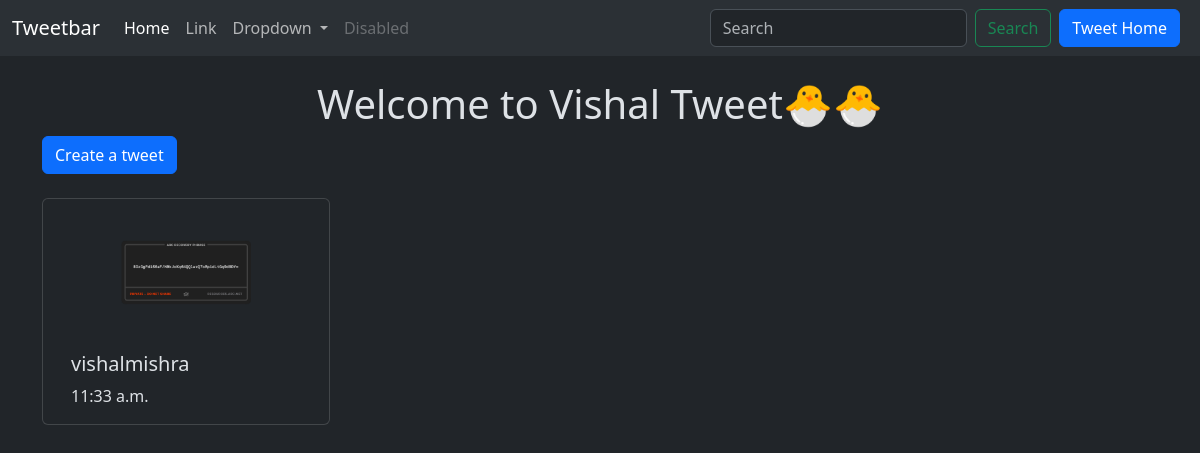
The app's page /tweet/, older data.
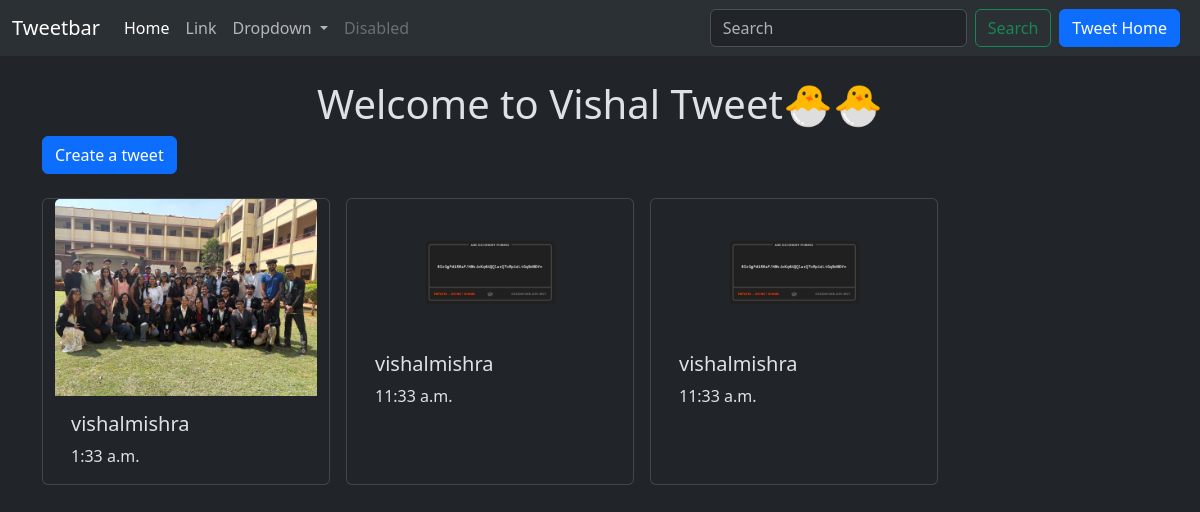
The same page, newer data.
### tweet/models.py (models this page shows)
class Tweet(models.Model):
    user = models.ForeignKey(User,on_delete=models.CASCADE)
    text=models.TimeField(max_length=240)
    photo = models.ImageField(upload_to='photos/',blank=True,null=True)
    created_at=models.DateTimeField(auto_now_add=True)
    updated_at = models.DateTimeField(auto_now=True)

### tweet/views.py (the view)
# urls.py: path('', views.tweet_list,name='tweet_list'),
def tweet_list(request):
    tweets=Tweet.objects.all().order_by('-created_at')
    return render(request,'tweet_list.html',{'tweets':tweets})

### tweet/templates/tweet_list.html (shortened to what this page needs)
{% extends 'layout.html' %}
{% block content %}
  <h1 class="text-center mt-4">Welcome to Vishal Tweet🐣🐣</h1>
  <a class="btn btn-primary mb-4" href="{% url 'tweet_create' %}">Create a tweet</a>
  <div class="container row gap-3">
    {% for tweet in tweets %}
      <div class="card" style="width: 18rem;">
        {% if tweet.photo %}
          <img src="{{ tweet.photo.url }}" class="card-img-top" alt="..." />
        {% else %}
          <img src="/path/to/placeholder.jpg" class="card-img-top" alt="No photo available" />
        {% endif %}
        <div class="card-body">
          <h5 class="card-title">{{ tweet.user.username }}</h5>
          <p class="card-text">{{ tweet.text }}</p>
        </div>
      </div>
    {% endfor %}
  </div>
{% endblock %}

Row changes from the older to the newer data that the page shows:
added Tweet: photo (picture), user.username "vishalmishra", text "1:33 a.m."
added Tweet: photo (picture), user.username "vishalmishra", text "11:33 a.m."
